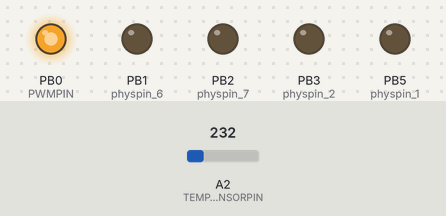
This sketch was run on a simulated ATtiny85, built with avr-gcc and run on an emulated ATtiny85. Shown: output pins drawn as LEDs (lit = HIGH). The test bench sets the inputs (shaded band); at power-on: A2 (TEMPSENSORPIN) = 232.

Above: at 3.2 s.
3.3 s: A2 (TEMPSENSORPIN) set to 201
At 6.8 s:
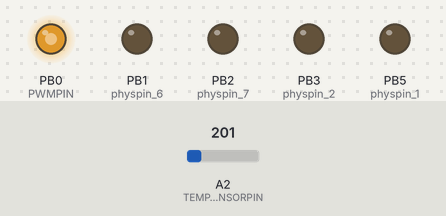
7.3 s: A2 (TEMPSENSORPIN) set to 266
Timing chart, 0 to 10.3 s (numbered marks = the images above; inputs shaded):
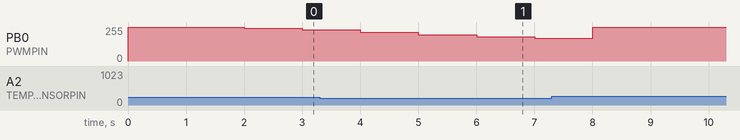

The sketch:

attiny_temperature_fan_controller.ino
```cpp
/*
 Simple temperature driven fan controller. PWM range.
 Using TMP36 sensor with 5V supply.

  //OPTION/TODO: Overheat relay?
*/
//#define DEBUG //if uncommented, uses serial out instead of radio. NB: TX uses same pin as radio so switch in HW too.

#include <math.h>

#define MAXTEMP 60.0 //Fan on full speed
#define MINTEMP 30.0 //FAN off temp30
#define MINSPEED 20 //Minimum fan speed, Referenced PWM range 0-255
#define TEMPSENSORPIN A2 //physpin 3, A2, PB4.  NB - correct below if changed
#define PWMPIN 0//physpin 5. NB - correct below if changed
#define VCC_OFFSET -690 //Offset VCC pinn read vs voltmeter measurement, millivolt.
//#define DEBUG//using Pin PB3 physpin2. Debug data, temperature read

#ifdef DEBUG
#include <TinyDebugSerial.h>
TinyDebugSerial mySerial = TinyDebugSerial();
#endif


float temperature = 0;
int pwmstate = 255;
int pwmstateavg = 255;

void setup() {
    //Output low on unused pins for noise suppression.
    pinMode(PWMPIN, OUTPUT); //physpin 5, PB0, D0
    digitalWrite(0,LOW);
    pinMode(1, OUTPUT); //physpin 6, PB1 (PWM able)
    digitalWrite(1,LOW);
    pinMode(2, OUTPUT); //physpin 7, PB2
    digitalWrite(2,LOW);
#ifndef DEBUG //using for serial
    pinMode(3, OUTPUT); //physpin 2, PB3/A3, ADC3 (PWM able)
    digitalWrite(3,LOW);
#endif
    pinMode(TEMPSENSORPIN, INPUT); //physpin 3, PB4/A2, ADC2,  (PWM able)
    pinMode(5, OUTPUT); //physpin 1, PB5/A0, ADC0
    digitalWrite(5,LOW);

     TCCR0B = TCCR0B & 0b11111101 | 0x01; //increases PWM frequency
#ifdef DEBUG
   mySerial.begin( 9600 ); //using Pin PB3 physpin2. Debug data, temperature read
   mySerial.println("ATTINY boot");
#endif
   //run fan to indicate not braindead
   analogWrite(PWMPIN, 255);
   delay(128000); //2sec with fast pwm
}

void loop() {
        //temperature = analogRead(TEMPSENSORPIN) * AREF * 0.1 - 50.0; // value to celcius conversion for TMP36
        float vccvoltage = readVcc() + VCC_OFFSET;
        vccvoltage /= 1000; //reduce from milivolt
       float voltage = analogRead(TEMPSENSORPIN)  * vccvoltage;
       voltage /= 1024.0;
     // now print out the temperature
      float temperature = (voltage - 0.5) * 100 ;  //converting from 10 mv per degree with 500 mV offset
                                               //to degrees ((voltage - 500mV) times 100)

        //Calculate want PWMstate.
        if (temperature >= MAXTEMP) {pwmstate = 255; pwmstateavg = 255;} //past max temp, full power
        else if (temperature > MINTEMP) {
            pwmstate=map(temperature,MINTEMP,MAXTEMP,MINSPEED,255); //dynamically adjust PWM based on temp
        }
        else if (temperature < MINTEMP) pwmstate = 0; //fan off. -2 to have some more hysterisis around off point

       pwmstateavg=(pwmstateavg*9+pwmstate)/10; //averaging. Booting with pwmstateavg=255
       if (pwmstateavg > MINSPEED or (pwmstate > MINSPEED and pwmstateavg > MINSPEED)) {
          analogWrite(PWMPIN, pwmstateavg);
       } else analogWrite(PWMPIN, 0);

#ifdef DEBUG
        mySerial.print("VCC: ");
        mySerial.print(vccvoltage);
        mySerial.print(" Vpin: ");
        mySerial.print(voltage);
        mySerial.print(" Temp: ");
        mySerial.print(temperature);
        mySerial.print(" PWM: ");
        mySerial.print(pwmstate);
        mySerial.print(" PWMa: ");
        mySerial.println(pwmstateavg);
#endif
        delay(64000); //1s blocking cause why not. Lets call it a "hysterisis helper". Since increased clock must be high

} //end loop()

long readVcc() {
    // Read 1.1V reference against AVcc
    // set the reference to Vcc and the measurement to the internal 1.1V reference
#if defined(__AVR_ATmega32U4__) || defined(__AVR_ATmega1280__) || defined(__AVR_ATmega2560__)
    ADMUX = _BV(REFS0) | _BV(MUX4) | _BV(MUX3) | _BV(MUX2) | _BV(MUX1);
#elif defined (__AVR_ATtiny24__) || defined(__AVR_ATtiny44__) || defined(__AVR_ATtiny84__)
    ADMUX = _BV(MUX5) | _BV(MUX0);
#elif defined (__AVR_ATtiny25__) || defined(__AVR_ATtiny45__) || defined(__AVR_ATtiny85__)
    ADMUX = _BV(MUX3) | _BV(MUX2);
#else
    ADMUX = _BV(REFS0) | _BV(MUX3) | _BV(MUX2) | _BV(MUX1);
#endif

    delay(2); // Wait for Vref to settle
    ADCSRA |= _BV(ADSC); // Start conversion
    while (bit_is_set(ADCSRA, ADSC)); // measuring

    uint8_t low  = ADCL; // must read ADCL first - it then locks ADCH
    uint8_t high = ADCH; // unlocks both

    long result = (high << 8) | low;

    result = 1125300L / result; // Calculate Vcc (in mV); 1125300 = 1.1*1023*1000
    return result; // Vcc in millivolts
}
```
